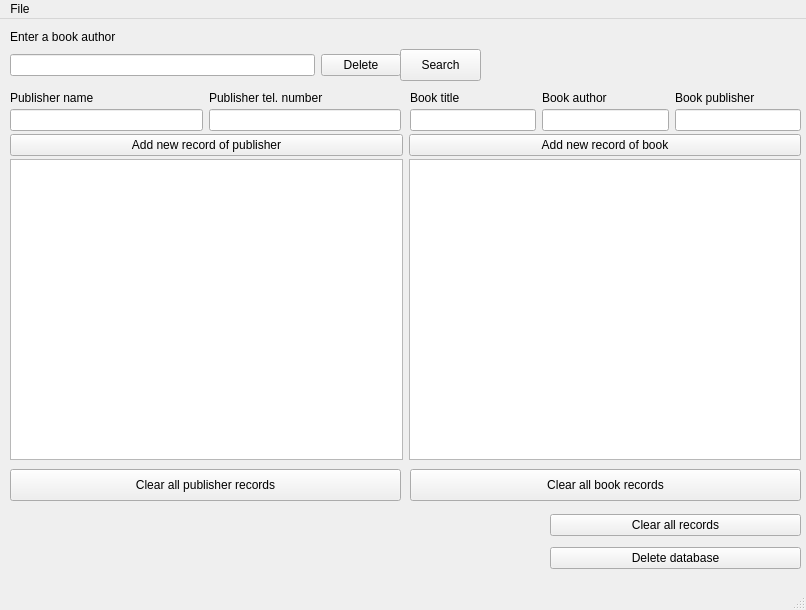
<?xml version="1.0" encoding="UTF-8"?>
<ui version="4.0">
 <class>MainWindow</class>
 <widget class="QMainWindow" name="MainWindow">
  <property name="geometry">
   <rect>
    <x>0</x>
    <y>0</y>
    <width>806</width>
    <height>610</height>
   </rect>
  </property>
  <property name="windowTitle">
   <string>MainWindow</string>
  </property>
  <widget class="QWidget" name="centralwidget">
   <widget class="QLabel" name="label">
    <property name="geometry">
     <rect>
      <x>10</x>
      <y>10</y>
      <width>191</width>
      <height>16</height>
     </rect>
    </property>
    <property name="text">
     <string>Enter a book author</string>
    </property>
   </widget>
   <widget class="QPushButton" name="clear_publisher_button">
    <property name="geometry">
     <rect>
      <x>10</x>
      <y>450</y>
      <width>391</width>
      <height>32</height>
     </rect>
    </property>
    <property name="text">
     <string>Clear all publisher records</string>
    </property>
   </widget>
   <widget class="QPushButton" name="clear_book_button">
    <property name="geometry">
     <rect>
      <x>410</x>
      <y>450</y>
      <width>391</width>
      <height>32</height>
     </rect>
    </property>
    <property name="text">
     <string>Clear all book records</string>
    </property>
   </widget>
   <widget class="QPushButton" name="search_button">
    <property name="geometry">
     <rect>
      <x>400</x>
      <y>30</y>
      <width>81</width>
      <height>32</height>
     </rect>
    </property>
    <property name="text">
     <string>Search</string>
    </property>
   </widget>
   <widget class="QWidget" name="">
    <property name="geometry">
     <rect>
      <x>10</x>
      <y>30</y>
      <width>391</width>
      <height>33</height>
     </rect>
    </property>
    <layout class="QHBoxLayout" name="horizontalLayout_7">
     <item>
      <widget class="QLineEdit" name="data_to_delete"/>
     </item>
     <item>
      <widget class="QPushButton" name="delete_button">
       <property name="text">
        <string>Delete</string>
       </property>
      </widget>
     </item>
    </layout>
   </widget>
   <widget class="QWidget" name="">
    <property name="geometry">
     <rect>
      <x>10</x>
      <y>70</y>
      <width>391</width>
      <height>18</height>
     </rect>
    </property>
    <layout class="QHBoxLayout" name="horizontalLayout_4">
     <item>
      <widget class="QLabel" name="label_2">
       <property name="text">
        <string>Publisher name</string>
       </property>
      </widget>
     </item>
     <item>
      <widget class="QLabel" name="label_3">
       <property name="text">
        <string>Publisher tel. number</string>
       </property>
      </widget>
     </item>
    </layout>
   </widget>
   <widget class="QWidget" name="">
    <property name="geometry">
     <rect>
      <x>10</x>
      <y>90</y>
      <width>391</width>
      <height>23</height>
     </rect>
    </property>
    <layout class="QHBoxLayout" name="horizontalLayout_2">
     <item>
      <widget class="QLineEdit" name="publisher_name"/>
     </item>
     <item>
      <widget class="QLineEdit" name="publisher_telephone"/>
     </item>
    </layout>
   </widget>
   <widget class="QWidget" name="">
    <property name="geometry">
     <rect>
      <x>10</x>
      <y>140</y>
      <width>791</width>
      <height>301</height>
     </rect>
    </property>
    <layout class="QHBoxLayout" name="horizontalLayout">
     <item>
      <widget class="QTableWidget" name="publisher_table"/>
     </item>
     <item>
      <widget class="QTableWidget" name="book_table"/>
     </item>
    </layout>
   </widget>
   <widget class="QWidget" name="">
    <property name="geometry">
     <rect>
      <x>410</x>
      <y>90</y>
      <width>391</width>
      <height>23</height>
     </rect>
    </property>
    <layout class="QHBoxLayout" name="horizontalLayout_3">
     <item>
      <widget class="QLineEdit" name="book_title"/>
     </item>
     <item>
      <widget class="QLineEdit" name="book_author"/>
     </item>
     <item>
      <widget class="QLineEdit" name="book_publisher"/>
     </item>
    </layout>
   </widget>
   <widget class="QWidget" name="">
    <property name="geometry">
     <rect>
      <x>410</x>
      <y>70</y>
      <width>391</width>
      <height>18</height>
     </rect>
    </property>
    <layout class="QHBoxLayout" name="horizontalLayout_5">
     <item>
      <widget class="QLabel" name="label_4">
       <property name="text">
        <string>Book title</string>
       </property>
      </widget>
     </item>
     <item>
      <widget class="QLabel" name="label_5">
       <property name="text">
        <string>Book author</string>
       </property>
      </widget>
     </item>
     <item>
      <widget class="QLabel" name="label_6">
       <property name="text">
        <string>Book publisher</string>
       </property>
      </widget>
     </item>
    </layout>
   </widget>
   <widget class="QWidget" name="">
    <property name="geometry">
     <rect>
      <x>10</x>
      <y>110</y>
      <width>791</width>
      <height>32</height>
     </rect>
    </property>
    <layout class="QHBoxLayout" name="horizontalLayout_6">
     <item>
      <widget class="QPushButton" name="add_to_publisher_button">
       <property name="text">
        <string>Add new record of publisher</string>
       </property>
      </widget>
     </item>
     <item>
      <widget class="QPushButton" name="add_to_book_button">
       <property name="text">
        <string>Add new record of book</string>
       </property>
      </widget>
     </item>
    </layout>
   </widget>
   <widget class="QWidget" name="">
    <property name="geometry">
     <rect>
      <x>550</x>
      <y>490</y>
      <width>251</width>
      <height>66</height>
     </rect>
    </property>
    <layout class="QVBoxLayout" name="verticalLayout">
     <item>
      <widget class="QPushButton" name="clear_all">
       <property name="text">
        <string>Clear all records</string>
       </property>
      </widget>
     </item>
     <item>
      <widget class="QPushButton" name="delete_database_button">
       <property name="text">
        <string>Delete database</string>
       </property>
      </widget>
     </item>
    </layout>
   </widget>
  </widget>
  <widget class="QMenuBar" name="menubar">
   <property name="geometry">
    <rect>
     <x>0</x>
     <y>0</y>
     <width>806</width>
     <height>22</height>
    </rect>
   </property>
   <widget class="QMenu" name="menuFile">
    <property name="title">
     <string>File</string>
    </property>
    <addaction name="actionNew"/>
    <addaction name="actionOpen"/>
    <addaction name="actionDelete"/>
   </widget>
   <addaction name="menuFile"/>
  </widget>
  <widget class="QStatusBar" name="statusbar"/>
  <action name="actionOpen">
   <property name="text">
    <string>Open</string>
   </property>
   <property name="shortcut">
    <string>Ctrl+O</string>
   </property>
  </action>
  <action name="actionNew">
   <property name="text">
    <string>New</string>
   </property>
   <property name="shortcut">
    <string>Ctrl+N</string>
   </property>
  </action>
  <action name="actionDelete">
   <property name="text">
    <string>Delete</string>
   </property>
   <property name="shortcut">
    <string>Backspace</string>
   </property>
  </action>
 </widget>
 <resources/>
 <connections/>
</ui>
